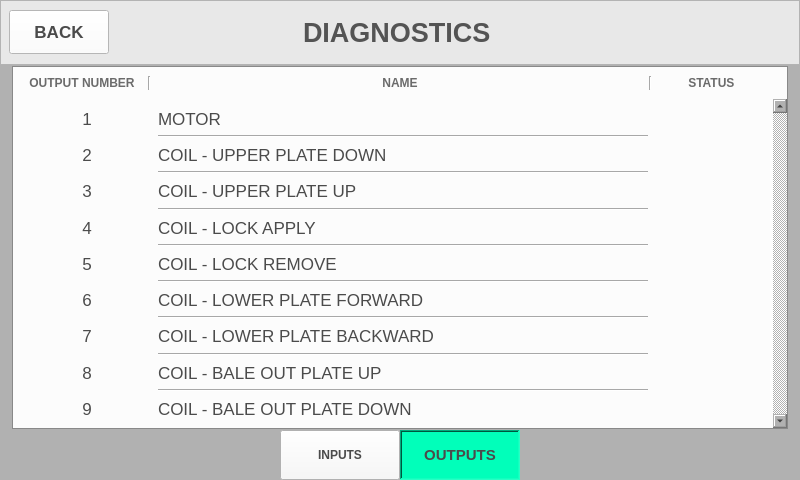
<?xml version="1.0" encoding="UTF-8"?>
<ui version="4.0">
 <class>MainWindow</class>
 <widget class="QMainWindow" name="MainWindow">
  <property name="geometry">
   <rect>
    <x>0</x>
    <y>0</y>
    <width>800</width>
    <height>480</height>
   </rect>
  </property>
  <property name="minimumSize">
   <size>
    <width>800</width>
    <height>480</height>
   </size>
  </property>
  <property name="maximumSize">
   <size>
    <width>800</width>
    <height>480</height>
   </size>
  </property>
  <property name="windowTitle">
   <string>MainWindow</string>
  </property>
  <property name="styleSheet">
   <string notr="true">background-color: rgb(177, 177, 177);</string>
  </property>
  <widget class="QWidget" name="centralwidget">
   <layout class="QVBoxLayout" name="verticalLayout">
    <property name="spacing">
     <number>1</number>
    </property>
    <property name="leftMargin">
     <number>0</number>
    </property>
    <property name="topMargin">
     <number>0</number>
    </property>
    <property name="rightMargin">
     <number>0</number>
    </property>
    <property name="bottomMargin">
     <number>0</number>
    </property>
    <item>
     <widget class="QFrame" name="top_frame">
      <property name="minimumSize">
       <size>
        <width>0</width>
        <height>65</height>
       </size>
      </property>
      <property name="maximumSize">
       <size>
        <width>16777215</width>
        <height>65</height>
       </size>
      </property>
      <property name="styleSheet">
       <string notr="true">background-color: rgb(232, 232, 232);</string>
      </property>
      <property name="frameShape">
       <enum>QFrame::StyledPanel</enum>
      </property>
      <property name="frameShadow">
       <enum>QFrame::Raised</enum>
      </property>
      <layout class="QHBoxLayout" name="horizontalLayout">
       <property name="spacing">
        <number>194</number>
       </property>
       <property name="leftMargin">
        <number>8</number>
       </property>
       <property name="topMargin">
        <number>0</number>
       </property>
       <property name="rightMargin">
        <number>0</number>
       </property>
       <property name="bottomMargin">
        <number>0</number>
       </property>
       <item>
        <widget class="QPushButton" name="btn_back">
         <property name="minimumSize">
          <size>
           <width>100</width>
           <height>44</height>
          </size>
         </property>
         <property name="maximumSize">
          <size>
           <width>100</width>
           <height>44</height>
          </size>
         </property>
         <property name="font">
          <font>
           <pointsize>13</pointsize>
           <weight>75</weight>
           <bold>true</bold>
          </font>
         </property>
         <property name="styleSheet">
          <string notr="true">QPushButton{
	background-color: rgb(255, 255, 255);
	color: rgb(75, 75, 75);
}

QPushButton:pressed{
	background-color : blue;
}</string>
         </property>
         <property name="text">
          <string>BACK</string>
         </property>
         <property name="icon">
          <iconset>
           <normaloff>../Assets/Icons/back.png</normaloff>../Assets/Icons/back.png</iconset>
         </property>
         <property name="iconSize">
          <size>
           <width>30</width>
           <height>20</height>
          </size>
         </property>
        </widget>
       </item>
       <item>
        <widget class="QLabel" name="label">
         <property name="font">
          <font>
           <pointsize>20</pointsize>
           <weight>75</weight>
           <bold>true</bold>
          </font>
         </property>
         <property name="styleSheet">
          <string notr="true">color: rgb(84, 84, 84);</string>
         </property>
         <property name="text">
          <string>DIAGNOSTICS</string>
         </property>
        </widget>
       </item>
      </layout>
     </widget>
    </item>
    <item>
     <widget class="QFrame" name="midOuter_frame">
      <property name="frameShape">
       <enum>QFrame::NoFrame</enum>
      </property>
      <property name="frameShadow">
       <enum>QFrame::Sunken</enum>
      </property>
      <layout class="QVBoxLayout" name="verticalLayout_2">
       <property name="spacing">
        <number>10</number>
       </property>
       <property name="leftMargin">
        <number>12</number>
       </property>
       <property name="topMargin">
        <number>0</number>
       </property>
       <property name="rightMargin">
        <number>12</number>
       </property>
       <property name="bottomMargin">
        <number>0</number>
       </property>
       <item>
        <widget class="QFrame" name="frame_5">
         <property name="minimumSize">
          <size>
           <width>0</width>
           <height>20</height>
          </size>
         </property>
         <property name="frameShape">
          <enum>QFrame::StyledPanel</enum>
         </property>
         <property name="frameShadow">
          <enum>QFrame::Raised</enum>
         </property>
         <layout class="QVBoxLayout" name="verticalLayout_3">
          <property name="spacing">
           <number>0</number>
          </property>
          <property name="leftMargin">
           <number>0</number>
          </property>
          <property name="topMargin">
           <number>0</number>
          </property>
          <property name="rightMargin">
           <number>0</number>
          </property>
          <property name="bottomMargin">
           <number>0</number>
          </property>
          <item>
           <widget class="QFrame" name="frame">
            <property name="minimumSize">
             <size>
              <width>0</width>
              <height>30</height>
             </size>
            </property>
            <property name="font">
             <font>
              <weight>75</weight>
              <bold>true</bold>
             </font>
            </property>
            <property name="styleSheet">
             <string notr="true">background-color: rgb(252, 252, 252);</string>
            </property>
            <property name="frameShape">
             <enum>QFrame::NoFrame</enum>
            </property>
            <property name="frameShadow">
             <enum>QFrame::Raised</enum>
            </property>
            <layout class="QHBoxLayout" name="horizontalLayout_2">
             <item>
              <widget class="QLabel" name="label_2">
               <property name="maximumSize">
                <size>
                 <width>120</width>
                 <height>16777215</height>
                </size>
               </property>
               <property name="font">
                <font>
                 <weight>75</weight>
                 <bold>true</bold>
                </font>
               </property>
               <property name="styleSheet">
                <string notr="true">color: rgb(107, 107, 107);</string>
               </property>
               <property name="text">
                <string>OUTPUT NUMBER</string>
               </property>
               <property name="alignment">
                <set>Qt::AlignCenter</set>
               </property>
              </widget>
             </item>
             <item>
              <widget class="Line" name="line">
               <property name="orientation">
                <enum>Qt::Vertical</enum>
               </property>
              </widget>
             </item>
             <item>
              <widget class="QLabel" name="label_3">
               <property name="font">
                <font>
                 <weight>75</weight>
                 <bold>true</bold>
                </font>
               </property>
               <property name="styleSheet">
                <string notr="true">color: rgb(107, 107, 107);</string>
               </property>
               <property name="text">
                <string>NAME</string>
               </property>
               <property name="alignment">
                <set>Qt::AlignCenter</set>
               </property>
              </widget>
             </item>
             <item>
              <widget class="Line" name="line_2">
               <property name="orientation">
                <enum>Qt::Vertical</enum>
               </property>
              </widget>
             </item>
             <item>
              <widget class="QLabel" name="label_4">
               <property name="maximumSize">
                <size>
                 <width>120</width>
                 <height>16777215</height>
                </size>
               </property>
               <property name="font">
                <font>
                 <weight>75</weight>
                 <bold>true</bold>
                </font>
               </property>
               <property name="styleSheet">
                <string notr="true">color: rgb(107, 107, 107);</string>
               </property>
               <property name="text">
                <string>STATUS    </string>
               </property>
               <property name="alignment">
                <set>Qt::AlignCenter</set>
               </property>
              </widget>
             </item>
            </layout>
           </widget>
          </item>
          <item>
           <widget class="QScrollArea" name="scrollArea">
            <property name="font">
             <font>
              <pointsize>13</pointsize>
             </font>
            </property>
            <property name="styleSheet">
             <string notr="true">background-color: rgb(252, 252, 252);</string>
            </property>
            <property name="frameShape">
             <enum>QFrame::NoFrame</enum>
            </property>
            <property name="verticalScrollBarPolicy">
             <enum>Qt::ScrollBarAlwaysOn</enum>
            </property>
            <property name="sizeAdjustPolicy">
             <enum>QAbstractScrollArea::AdjustToContents</enum>
            </property>
            <property name="widgetResizable">
             <bool>true</bool>
            </property>
            <widget class="QWidget" name="scrollAreaWidgetContents">
             <property name="geometry">
              <rect>
               <x>0</x>
               <y>0</y>
               <width>760</width>
               <height>363</height>
              </rect>
             </property>
             <layout class="QGridLayout" name="gridLayout">
              <item row="6" column="2">
               <widget class="QLabel" name="outputIcon_4">
                <property name="text">
                 <string/>
                </property>
                <property name="pixmap">
                 <pixmap>../Assets/Icons/NoSignal.png</pixmap>
                </property>
                <property name="alignment">
                 <set>Qt::AlignCenter</set>
                </property>
               </widget>
              </item>
              <item row="0" column="2">
               <widget class="QLabel" name="outputIcon_1">
                <property name="text">
                 <string/>
                </property>
                <property name="pixmap">
                 <pixmap>../Assets/Icons/OutputOn.png</pixmap>
                </property>
                <property name="alignment">
                 <set>Qt::AlignCenter</set>
                </property>
               </widget>
              </item>
              <item row="14" column="1">
               <widget class="QLabel" name="label_26">
                <property name="font">
                 <font>
                  <pointsize>13</pointsize>
                 </font>
                </property>
                <property name="styleSheet">
                 <string notr="true">color: rgb(75, 75, 75);</string>
                </property>
                <property name="text">
                 <string>COIL - BALE OUT PLATE UP</string>
                </property>
               </widget>
              </item>
              <item row="10" column="2">
               <widget class="QLabel" name="outputIcon_6">
                <property name="text">
                 <string/>
                </property>
                <property name="pixmap">
                 <pixmap>../Assets/Icons/NoSignal.png</pixmap>
                </property>
                <property name="alignment">
                 <set>Qt::AlignCenter</set>
                </property>
               </widget>
              </item>
              <item row="16" column="2">
               <widget class="QLabel" name="outputIcon_9">
                <property name="text">
                 <string/>
                </property>
                <property name="pixmap">
                 <pixmap>../Assets/Icons/NoSignal.png</pixmap>
                </property>
                <property name="alignment">
                 <set>Qt::AlignCenter</set>
                </property>
               </widget>
              </item>
              <item row="1" column="1">
               <widget class="Line" name="line_3">
                <property name="orientation">
                 <enum>Qt::Horizontal</enum>
                </property>
               </widget>
              </item>
              <item row="4" column="2">
               <widget class="QLabel" name="outputIcon_3">
                <property name="text">
                 <string/>
                </property>
                <property name="pixmap">
                 <pixmap>../Assets/Icons/NoSignal.png</pixmap>
                </property>
                <property name="alignment">
                 <set>Qt::AlignCenter</set>
                </property>
               </widget>
              </item>
              <item row="16" column="1">
               <widget class="QLabel" name="label_28">
                <property name="font">
                 <font>
                  <pointsize>13</pointsize>
                 </font>
                </property>
                <property name="styleSheet">
                 <string notr="true">color: rgb(75, 75, 75);</string>
                </property>
                <property name="text">
                 <string>COIL - BALE OUT PLATE DOWN</string>
                </property>
               </widget>
              </item>
              <item row="4" column="0">
               <widget class="QLabel" name="label_12">
                <property name="font">
                 <font>
                  <pointsize>13</pointsize>
                 </font>
                </property>
                <property name="styleSheet">
                 <string notr="true">color: rgb(75, 75, 75);</string>
                </property>
                <property name="text">
                 <string>3</string>
                </property>
                <property name="alignment">
                 <set>Qt::AlignCenter</set>
                </property>
               </widget>
              </item>
              <item row="12" column="0">
               <widget class="QLabel" name="label_24">
                <property name="font">
                 <font>
                  <pointsize>13</pointsize>
                 </font>
                </property>
                <property name="styleSheet">
                 <string notr="true">color: rgb(75, 75, 75);</string>
                </property>
                <property name="text">
                 <string>7</string>
                </property>
                <property name="alignment">
                 <set>Qt::AlignCenter</set>
                </property>
               </widget>
              </item>
              <item row="0" column="0">
               <widget class="QLabel" name="label_5">
                <property name="maximumSize">
                 <size>
                  <width>130</width>
                  <height>16777215</height>
                 </size>
                </property>
                <property name="font">
                 <font>
                  <pointsize>13</pointsize>
                 </font>
                </property>
                <property name="styleSheet">
                 <string notr="true">color: rgb(75, 75, 75);</string>
                </property>
                <property name="text">
                 <string>1</string>
                </property>
                <property name="alignment">
                 <set>Qt::AlignCenter</set>
                </property>
               </widget>
              </item>
              <item row="5" column="1">
               <widget class="Line" name="line_5">
                <property name="orientation">
                 <enum>Qt::Horizontal</enum>
                </property>
               </widget>
              </item>
              <item row="12" column="1">
               <widget class="QLabel" name="label_23">
                <property name="font">
                 <font>
                  <pointsize>13</pointsize>
                 </font>
                </property>
                <property name="styleSheet">
                 <string notr="true">color: rgb(75, 75, 75);</string>
                </property>
                <property name="text">
                 <string>COIL - LOWER PLATE BACKWARD</string>
                </property>
               </widget>
              </item>
              <item row="9" column="1">
               <widget class="Line" name="line_8">
                <property name="orientation">
                 <enum>Qt::Horizontal</enum>
                </property>
               </widget>
              </item>
              <item row="3" column="1">
               <widget class="Line" name="line_4">
                <property name="orientation">
                 <enum>Qt::Horizontal</enum>
                </property>
               </widget>
              </item>
              <item row="2" column="1">
               <widget class="QLabel" name="label_8">
                <property name="font">
                 <font>
                  <pointsize>13</pointsize>
                 </font>
                </property>
                <property name="styleSheet">
                 <string notr="true">color: rgb(75, 75, 75);</string>
                </property>
                <property name="text">
                 <string>COIL - UPPER PLATE DOWN</string>
                </property>
               </widget>
              </item>
              <item row="2" column="0">
               <widget class="QLabel" name="label_9">
                <property name="font">
                 <font>
                  <pointsize>13</pointsize>
                 </font>
                </property>
                <property name="styleSheet">
                 <string notr="true">color: rgb(75, 75, 75);</string>
                </property>
                <property name="text">
                 <string>2</string>
                </property>
                <property name="alignment">
                 <set>Qt::AlignCenter</set>
                </property>
               </widget>
              </item>
              <item row="8" column="0">
               <widget class="QLabel" name="label_18">
                <property name="font">
                 <font>
                  <pointsize>13</pointsize>
                 </font>
                </property>
                <property name="styleSheet">
                 <string notr="true">color: rgb(75, 75, 75);</string>
                </property>
                <property name="text">
                 <string>5</string>
                </property>
                <property name="alignment">
                 <set>Qt::AlignCenter</set>
                </property>
               </widget>
              </item>
              <item row="10" column="1">
               <widget class="QLabel" name="label_20">
                <property name="font">
                 <font>
                  <pointsize>13</pointsize>
                 </font>
                </property>
                <property name="styleSheet">
                 <string notr="true">color: rgb(75, 75, 75);</string>
                </property>
                <property name="text">
                 <string>COIL - LOWER PLATE FORWARD</string>
                </property>
               </widget>
              </item>
              <item row="6" column="0">
               <widget class="QLabel" name="label_15">
                <property name="font">
                 <font>
                  <pointsize>13</pointsize>
                 </font>
                </property>
                <property name="styleSheet">
                 <string notr="true">color: rgb(75, 75, 75);</string>
                </property>
                <property name="text">
                 <string>4</string>
                </property>
                <property name="alignment">
                 <set>Qt::AlignCenter</set>
                </property>
               </widget>
              </item>
              <item row="11" column="1">
               <widget class="Line" name="line_9">
                <property name="orientation">
                 <enum>Qt::Horizontal</enum>
                </property>
               </widget>
              </item>
              <item row="14" column="0">
               <widget class="QLabel" name="label_27">
                <property name="font">
                 <font>
                  <pointsize>13</pointsize>
                 </font>
                </property>
                <property name="styleSheet">
                 <string notr="true">color: rgb(75, 75, 75);</string>
                </property>
                <property name="text">
                 <string>8</string>
                </property>
                <property name="alignment">
                 <set>Qt::AlignCenter</set>
                </property>
               </widget>
              </item>
              <item row="8" column="2">
               <widget class="QLabel" name="outputIcon_5">
                <property name="text">
                 <string/>
                </property>
                <property name="pixmap">
                 <pixmap>../Assets/Icons/OutputOn.png</pixmap>
                </property>
                <property name="alignment">
                 <set>Qt::AlignCenter</set>
                </property>
               </widget>
              </item>
              <item row="8" column="1">
               <widget class="QLabel" name="label_17">
                <property name="font">
                 <font>
                  <pointsize>13</pointsize>
                 </font>
                </property>
                <property name="styleSheet">
                 <string notr="true">color: rgb(75, 75, 75);</string>
                </property>
                <property name="text">
                 <string>COIL - LOCK REMOVE</string>
                </property>
               </widget>
              </item>
              <item row="14" column="2">
               <widget class="QLabel" name="outputIcon_8">
                <property name="text">
                 <string/>
                </property>
                <property name="pixmap">
                 <pixmap>../Assets/Icons/NoSignal.png</pixmap>
                </property>
                <property name="alignment">
                 <set>Qt::AlignCenter</set>
                </property>
               </widget>
              </item>
              <item row="12" column="2">
               <widget class="QLabel" name="outputIcon_7">
                <property name="text">
                 <string/>
                </property>
                <property name="pixmap">
                 <pixmap>../Assets/Icons/OutputOn.png</pixmap>
                </property>
                <property name="alignment">
                 <set>Qt::AlignCenter</set>
                </property>
               </widget>
              </item>
              <item row="4" column="1">
               <widget class="QLabel" name="label_11">
                <property name="font">
                 <font>
                  <pointsize>13</pointsize>
                 </font>
                </property>
                <property name="styleSheet">
                 <string notr="true">color: rgb(75, 75, 75);</string>
                </property>
                <property name="text">
                 <string>COIL - UPPER PLATE UP</string>
                </property>
               </widget>
              </item>
              <item row="6" column="1">
               <widget class="QLabel" name="label_14">
                <property name="font">
                 <font>
                  <pointsize>13</pointsize>
                 </font>
                </property>
                <property name="styleSheet">
                 <string notr="true">color: rgb(75, 75, 75);</string>
                </property>
                <property name="text">
                 <string>COIL - LOCK APPLY</string>
                </property>
               </widget>
              </item>
              <item row="2" column="2">
               <widget class="QLabel" name="outputIcon_2">
                <property name="minimumSize">
                 <size>
                  <width>110</width>
                  <height>0</height>
                 </size>
                </property>
                <property name="maximumSize">
                 <size>
                  <width>110</width>
                  <height>16777215</height>
                 </size>
                </property>
                <property name="text">
                 <string/>
                </property>
                <property name="pixmap">
                 <pixmap>../Assets/Icons/OutputOn.png</pixmap>
                </property>
                <property name="alignment">
                 <set>Qt::AlignCenter</set>
                </property>
               </widget>
              </item>
              <item row="0" column="1">
               <widget class="QLabel" name="label_6">
                <property name="font">
                 <font>
                  <pointsize>13</pointsize>
                 </font>
                </property>
                <property name="styleSheet">
                 <string notr="true">color: rgb(75, 75, 75);</string>
                </property>
                <property name="text">
                 <string>MOTOR</string>
                </property>
                <property name="alignment">
                 <set>Qt::AlignLeading|Qt::AlignLeft|Qt::AlignVCenter</set>
                </property>
               </widget>
              </item>
              <item row="15" column="1">
               <widget class="Line" name="line_7">
                <property name="orientation">
                 <enum>Qt::Horizontal</enum>
                </property>
               </widget>
              </item>
              <item row="16" column="0">
               <widget class="QLabel" name="label_31">
                <property name="font">
                 <font>
                  <pointsize>13</pointsize>
                 </font>
                </property>
                <property name="styleSheet">
                 <string notr="true">color: rgb(75, 75, 75);</string>
                </property>
                <property name="text">
                 <string>9</string>
                </property>
                <property name="alignment">
                 <set>Qt::AlignCenter</set>
                </property>
               </widget>
              </item>
              <item row="7" column="1">
               <widget class="Line" name="line_6">
                <property name="orientation">
                 <enum>Qt::Horizontal</enum>
                </property>
               </widget>
              </item>
              <item row="13" column="1">
               <widget class="Line" name="line_10">
                <property name="orientation">
                 <enum>Qt::Horizontal</enum>
                </property>
               </widget>
              </item>
              <item row="10" column="0">
               <widget class="QLabel" name="label_21">
                <property name="font">
                 <font>
                  <pointsize>13</pointsize>
                 </font>
                </property>
                <property name="styleSheet">
                 <string notr="true">color: rgb(75, 75, 75);</string>
                </property>
                <property name="text">
                 <string>6</string>
                </property>
                <property name="alignment">
                 <set>Qt::AlignCenter</set>
                </property>
               </widget>
              </item>
             </layout>
            </widget>
           </widget>
          </item>
         </layout>
        </widget>
       </item>
      </layout>
     </widget>
    </item>
    <item>
     <widget class="QFrame" name="frame_2">
      <property name="minimumSize">
       <size>
        <width>0</width>
        <height>50</height>
       </size>
      </property>
      <property name="maximumSize">
       <size>
        <width>16777215</width>
        <height>60</height>
       </size>
      </property>
      <property name="frameShape">
       <enum>QFrame::NoFrame</enum>
      </property>
      <property name="frameShadow">
       <enum>QFrame::Raised</enum>
      </property>
      <layout class="QHBoxLayout" name="horizontalLayout_3">
       <property name="spacing">
        <number>0</number>
       </property>
       <property name="leftMargin">
        <number>0</number>
       </property>
       <property name="topMargin">
        <number>0</number>
       </property>
       <property name="rightMargin">
        <number>0</number>
       </property>
       <property name="bottomMargin">
        <number>0</number>
       </property>
       <item>
        <widget class="QFrame" name="frame_4">
         <property name="layoutDirection">
          <enum>Qt::RightToLeft</enum>
         </property>
         <property name="frameShape">
          <enum>QFrame::NoFrame</enum>
         </property>
         <property name="frameShadow">
          <enum>QFrame::Raised</enum>
         </property>
         <layout class="QHBoxLayout" name="horizontalLayout_5">
          <property name="topMargin">
           <number>0</number>
          </property>
          <property name="rightMargin">
           <number>0</number>
          </property>
          <property name="bottomMargin">
           <number>0</number>
          </property>
          <item>
           <widget class="QPushButton" name="btn_inputs">
            <property name="sizePolicy">
             <sizepolicy hsizetype="Fixed" vsizetype="Preferred">
              <horstretch>0</horstretch>
              <verstretch>0</verstretch>
             </sizepolicy>
            </property>
            <property name="maximumSize">
             <size>
              <width>120</width>
              <height>16777215</height>
             </size>
            </property>
            <property name="font">
             <font>
              <weight>75</weight>
              <bold>true</bold>
             </font>
            </property>
            <property name="styleSheet">
             <string notr="true">QPushButton{
	color: rgb(75, 75, 75);
	background-color: rgb(248, 248, 248);
}

QPushButton:pressed{
	background-color : blue;
}</string>
            </property>
            <property name="text">
             <string>INPUTS</string>
            </property>
           </widget>
          </item>
          <item>
           <widget class="QLabel" name="label_39">
            <property name="text">
             <string/>
            </property>
           </widget>
          </item>
         </layout>
        </widget>
       </item>
       <item>
        <widget class="QFrame" name="frame_3">
         <property name="frameShape">
          <enum>QFrame::NoFrame</enum>
         </property>
         <property name="frameShadow">
          <enum>QFrame::Raised</enum>
         </property>
         <layout class="QHBoxLayout" name="horizontalLayout_4">
          <property name="leftMargin">
           <number>0</number>
          </property>
          <property name="topMargin">
           <number>0</number>
          </property>
          <property name="rightMargin">
           <number>0</number>
          </property>
          <property name="bottomMargin">
           <number>0</number>
          </property>
          <item>
           <widget class="QLabel" name="label_38">
            <property name="minimumSize">
             <size>
              <width>0</width>
              <height>0</height>
             </size>
            </property>
            <property name="maximumSize">
             <size>
              <width>120</width>
              <height>16777215</height>
             </size>
            </property>
            <property name="font">
             <font>
              <pointsize>11</pointsize>
              <weight>75</weight>
              <bold>true</bold>
             </font>
            </property>
            <property name="styleSheet">
             <string notr="true">background-color: rgb(1, 255, 186);
color: rgb(75, 75, 75);</string>
            </property>
            <property name="frameShape">
             <enum>QFrame::WinPanel</enum>
            </property>
            <property name="frameShadow">
             <enum>QFrame::Sunken</enum>
            </property>
            <property name="text">
             <string>OUTPUTS</string>
            </property>
            <property name="alignment">
             <set>Qt::AlignCenter</set>
            </property>
           </widget>
          </item>
          <item>
           <widget class="QLabel" name="label_40">
            <property name="text">
             <string/>
            </property>
           </widget>
          </item>
         </layout>
        </widget>
       </item>
      </layout>
     </widget>
    </item>
   </layout>
  </widget>
 </widget>
 <resources/>
 <connections/>
</ui>
